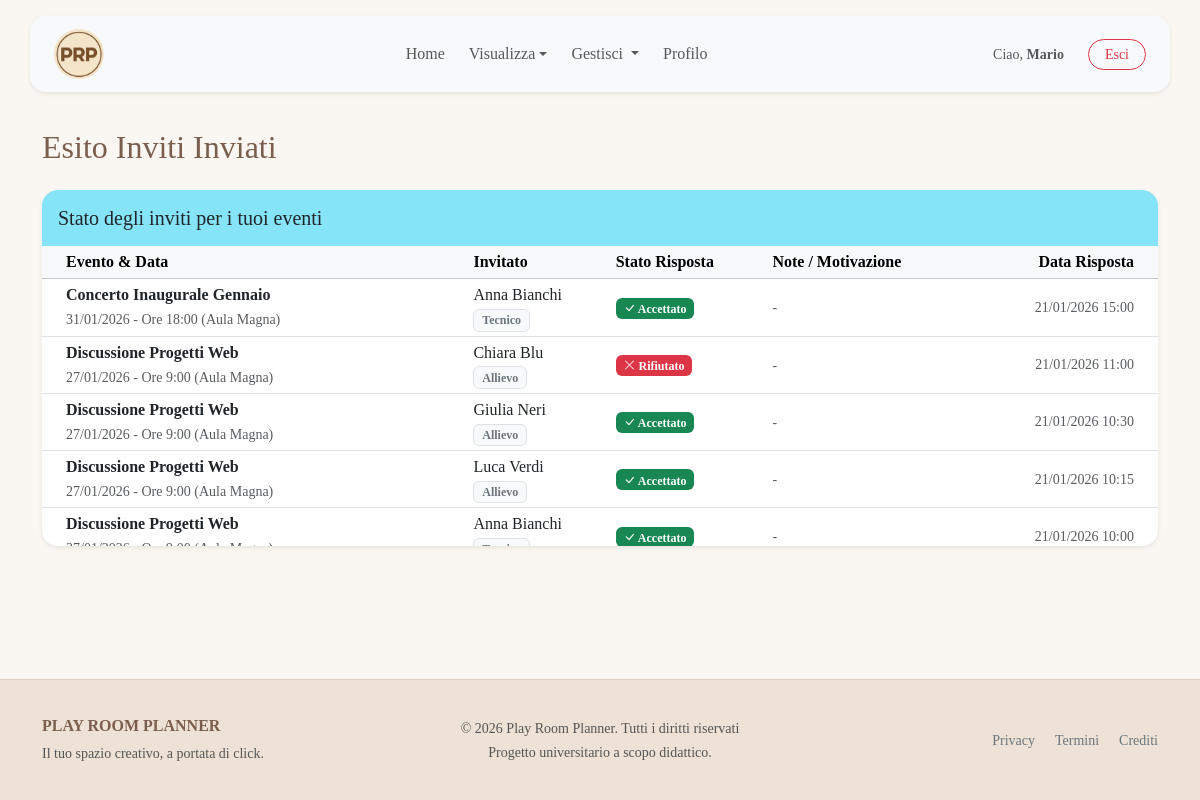
The app's page /frontend/risposte_inviti.php (signed in) with its own data.
### tables this page shows
CREATE TABLE INVITO (
    id_utente INT NOT NULL,
    
    id_settore INT NOT NULL,
    nome_sala VARCHAR(50) NOT NULL,
    data DATE NOT NULL,
    ora INT NOT NULL,
    
    stato VARCHAR(20) NOT NULL DEFAULT 'invitato' CHECK (stato IN ('invitato', 'accettato', 'rifiutato')),
    motivazione VARCHAR(255) NULL,
    data_risposta TIMESTAMP NULL,
    
    PRIMARY KEY (id_utente, id_settore, nome_sala, data, ora),
    
    FOREIGN KEY (id_utente) REFERENCES UTENTE(id_utente)
        ON DELETE CASCADE
        ON UPDATE CASCADE,
    FOREIGN KEY (id_settore, nome_sala, data, ora) REFERENCES PRENOTAZIONE(id_settore, nome_sala, data, ora)
        ON DELETE CASCADE
        ON UPDATE CASCADE
);

CREATE TABLE PRENOTAZIONE (
    id_settore INT NOT NULL,
    nome_sala VARCHAR(50) NOT NULL,
    data DATE NOT NULL,
    ora INT NOT NULL CHECK (ora BETWEEN 9 AND 23),
    
    durata INT NOT NULL CHECK (durata > 0),
    attivita VARCHAR(255) NULL,
    id_organizzatore INT NOT NULL,
    
    PRIMARY KEY (id_settore, nome_sala, data, ora),
    
    FOREIGN KEY (id_settore, nome_sala) REFERENCES SALA(id_settore, nome_sala)
        ON DELETE NO ACTION  
        ON UPDATE CASCADE,
    FOREIGN KEY (id_organizzatore) REFERENCES UTENTE(id_utente)
        ON DELETE NO ACTION  
        ON UPDATE CASCADE
);

CREATE TABLE UTENTE (
    id_utente INT PRIMARY KEY AUTO_INCREMENT,
    nome VARCHAR(50) NOT NULL,
    cognome VARCHAR(50) NOT NULL,
    data_nascita DATE NOT NULL,
    ruolo VARCHAR(20) NULL CHECK (ruolo IN ('docente', 'allievo', 'tecnico')),
    email VARCHAR(100) NOT NULL UNIQUE,
    password_hash VARCHAR(255) NOT NULL,
    foto VARCHAR(255) NULL,
    
    anni_servizio INT NULL CHECK (anni_servizio IS NULL OR anni_servizio >= 0),
    data_nomina DATE NULL,
    is_responsabile BOOLEAN NOT NULL DEFAULT FALSE,
    is_admin BOOLEAN NOT NULL DEFAULT FALSE,
    
    id_settore INT NULL,
    FOREIGN KEY (id_settore) REFERENCES SETTORE(id_settore)
        ON DELETE NO ACTION  
        ON UPDATE CASCADE
);

### common/function.php (called while the page is built, shortened)
<?php
function getRisposteInvitiByResponsabile($cid, $id_responsabile)
{
    $sql = "SELECT I.*, U.nome, U.cognome, U.ruolo, P.attivita, P.durata
            FROM INVITO I
            JOIN PRENOTAZIONE P ON I.id_settore = P.id_settore
                 AND I.nome_sala = P.nome_sala
                 AND I.data = P.data
                 AND I.ora = P.ora
            JOIN UTENTE U ON I.id_utente = U.id_utente
            WHERE P.id_organizzatore = ?
            AND I.id_utente != P.id_organizzatore
            -- Nasconde gli inviti in sospeso per eventi già passati
            AND NOT (I.stato = 'invitato' AND (P.data < CURDATE() OR (P.data = CURDATE() AND P.ora < HOUR(NOW()))))
            ORDER BY I.data_risposta DESC, I.data ASC";
    $stmt = $cid->prepare($sql);
    $stmt->bind_param("i", $id_responsabile);
    $stmt->execute();
    return $stmt->get_result()->fetch_all(MYSQLI_ASSOC);
}
?>

### frontend/risposte_inviti.php (the view, shortened to what this page needs)
<?php
require_once __DIR__ . '/../common/function.php';
$id_responsabile = $_SESSION['id_utente'];
$risposte = getRisposteInvitiByResponsabile($cid, $id_responsabile);
?>
<!DOCTYPE html>
<html lang="it" class="no-js">
<?php require ROOT_PATH . "/common/header.php" ?>
<body>
    <?php include ROOT_PATH . '/common/navbar.php'; ?>
    <div class="container mt-5 mb-5">
        <div class="mb-4">
            <h2>Esito Inviti Inviati</h2>
        </div>
        <div class="card shadow-sm border-0 rounded-4 overflow-hidden">
            <div class="card-header bg-info bg-opacity-50 border-0 py-3">
                <h5 class="mb-0 text-dark">
                    Stato degli inviti per i tuoi eventi
                </h5>
            </div>
            <div class="card-body p-0">
                <?php if (count($risposte) > 0): ?>
                    <div class="table-responsive" style="max-height: 300px; overflow-y: auto;">
                        <table class="table table-sm table-hover align-middle mb-0">
                            <thead class="table-light" style="position: sticky; top: 0; z-index: 1;">
                                <tr>
                                    <th class="ps-4">Evento & Data</th>
                                    <th>Invitato</th>
                                    <th>Stato Risposta</th>
                                    <th>Note / Motivazione</th>
                                    <th class="text-end pe-4">Data Risposta</th>
                                </tr>
                            </thead>
                            <tbody>
                                <?php foreach ($risposte as $r):
                                    $durata = isset($r['durata']) ? $r['durata'] : 1;
                                    $ts_inizio = strtotime($r['data'] . " " . $r['ora'] . ":00");
                                    $ts_fine = $ts_inizio + ($durata * 3600);
                                    $now = time();
                                    $is_concluso = ($now >= $ts_fine);
                                    $row_class = $is_concluso ? 'bg-light text-muted' : '';
                                    $text_class = $is_concluso ? 'text-muted' : 'text-dark';
                                    $badge_class = $is_concluso ? 'bg-secondary bg-opacity-50' : 'bg-light text-secondary border';
                                ?>
                                    <tr class="<?php echo $row_class; ?>">
                                        <td class="ps-4">
                                            <strong class="<?php echo $text_class; ?>"><?php echo htmlspecialchars($r['attivita']); ?></strong>
                                            <br>
                                            <small class="<?php echo $is_concluso ? 'text-muted opacity-75' : 'text-muted'; ?>">
                                                <?php echo date("d/m/Y", strtotime($r['data'])); ?> - Ore <?php echo $r['ora']; ?>:00
                                                (<?php echo htmlspecialchars($r['nome_sala']); ?>)
                                            </small>
                                        </td>
                                        <td>
                                            <span class="<?php echo $text_class; ?>">
                                                <?php echo htmlspecialchars($r['nome'] . " " . $r['cognome']); ?>
                                            </span>
                                            <br>
                                            <span class="badge <?php echo $badge_class; ?>"><?php echo ucfirst($r['ruolo']); ?></span>
                                        </td>
                                        <td>
                                            <?php if ($r['stato'] == 'accettato'): ?>
                                                <span class="badge bg-success <?php echo $is_concluso ? 'opacity-50' : ''; ?>"><i class="bi bi-check-lg"></i> Accettato</span>
                                            <?php elseif ($r['stato'] == 'rifiutato'): ?>
                                                <span class="badge bg-danger <?php echo $is_concluso ? 'opacity-50' : ''; ?>"><i class="bi bi-x-lg"></i> Rifiutato</span>
                                            <?php else: ?>
                                                <span class="badge bg-warning text-dark <?php echo $is_concluso ? 'opacity-50' : ''; ?>"><i class="bi bi-hourglass-split"></i> In attesa</span>
                                            <?php endif; ?>
                                        </td>
                                        <td>
                                            <?php
                                            if (!empty($r['motivazione'])) {
                                                echo '<span class="text-danger small fst-italic ' . ($is_concluso ? 'opacity-50' : '') . '">"' . htmlspecialchars($r['motivazione']) . '"</span>';
                                            } else {
                                                echo '<span class="text-muted small">-</span>';
                                            }
                                            ?>
                                        </td>
                                        <td class="text-end pe-4 text-muted small">
                                            <?php
                                            if ($r['data_risposta']) {
                                                echo date("d/m/Y H:i", strtotime($r['data_risposta']));
                                            } else {
                                                echo "-";
                                            }
                                            ?>
                                        </td>
                                    </tr>
                                <?php endforeach; ?>
                            </tbody>
                        </table>
                    </div>
                <?php else: ?>
                    <div class="text-center py-5 text-muted">
                        <p class="mb-0">Non hai ancora inviato inviti o nessuno ha ancora risposto.</p>
                    </div>
                <?php endif; ?>
            </div>
        </div>
    </div>
</body>
</html>

### css/style.css (style rules this page uses)
* { font-family: Georgia, 'Times New Roman', Times, serif; }
html { height: 100%; }
body { background-color: #FAF7F2; padding-top: 80px; min-height: 100vh; display: flex; flex-direction: column; }
footer { margin-top: auto; width: 100%; }
html, body { overscroll-behavior-y: none; }
.container h2 { color: #7A5E4E; }
.footer-vintage { background-color: #EDE2D5; color: #7A5E4E; border-top: 1px solid rgba(122, 94, 78, 0.15); padding-top: 20px; padding-bottom: 20px; margin-top: auto; width: 100%; }

### records on screen
invito: prenotazione.attivita "Concerto Inaugurale Gennaio", data "31/01/2026", ora "18", nome_sala "Aula Magna", id_utente.cognome "Anna Bianchi", id_utente.ruolo "Tecnico", stato "accettato" (drawn), data_risposta "21/01/2026 15:00"
invito: prenotazione.attivita "Discussione Progetti Web", data "27/01/2026", ora "9", nome_sala "Aula Magna", id_utente.cognome "Chiara Blu", id_utente.ruolo "Allievo", stato "rifiutato" (drawn), data_risposta "21/01/2026 11:00"
invito: prenotazione.attivita "Discussione Progetti Web", data "27/01/2026", ora "9", nome_sala "Aula Magna", id_utente.cognome "Giulia Neri", id_utente.ruolo "Allievo", stato "accettato" (drawn), data_risposta "21/01/2026 10:30"
invito: prenotazione.attivita "Discussione Progetti Web", data "27/01/2026", ora "9", nome_sala "Aula Magna", id_utente.cognome "Luca Verdi", id_utente.ruolo "Allievo", stato "accettato" (drawn), data_risposta "21/01/2026 10:15"
invito: prenotazione.attivita "Discussione Progetti Web", id_utente.cognome "Anna Bianchi", stato "accettato" (drawn), data_risposta "21/01/2026 10:00"

### other values on screen
$_SESSION['nome'] "Mario"
